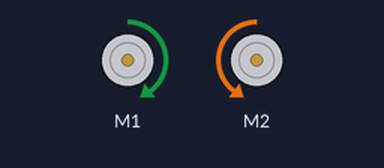
Recording of a sketch running on a simulated Arduino Uno, built with avr-gcc and run on an emulated ATmega328P. Parts: 2 × DC motor (green arrow = forward, orange = backward, longer = faster).

Above: at 0.5 s.
Timing chart, 0 to 4.6 s (numbered marks = the images above):
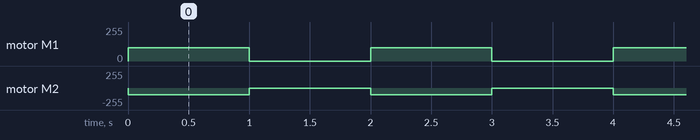

The sketch:

step1_car_test_motor.ino
```cpp
#include "AFMotor_R4.h"

AF_DCMotor motor1(1);
AF_DCMotor motor2(2);

int speed1 = 100;
int speed2 = 100;

void setup() {
  motor1.setSpeed(speed1);
  motor2.setSpeed(speed2);
}

void loop() {
  motor1.run(FORWARD);
  motor2.run(BACKWARD);
  delay(1000);
  motor1.run(RELEASE);
  motor2.run(RELEASE);
  delay(1000);
}
```

Measured:
- by itself, motor M1: alternates forward 100/255 for 1.0 s and stopped for 1.0 s
- by itself, motor M2: alternates backward 100/255 for 1.0 s and stopped for 1.0 s
